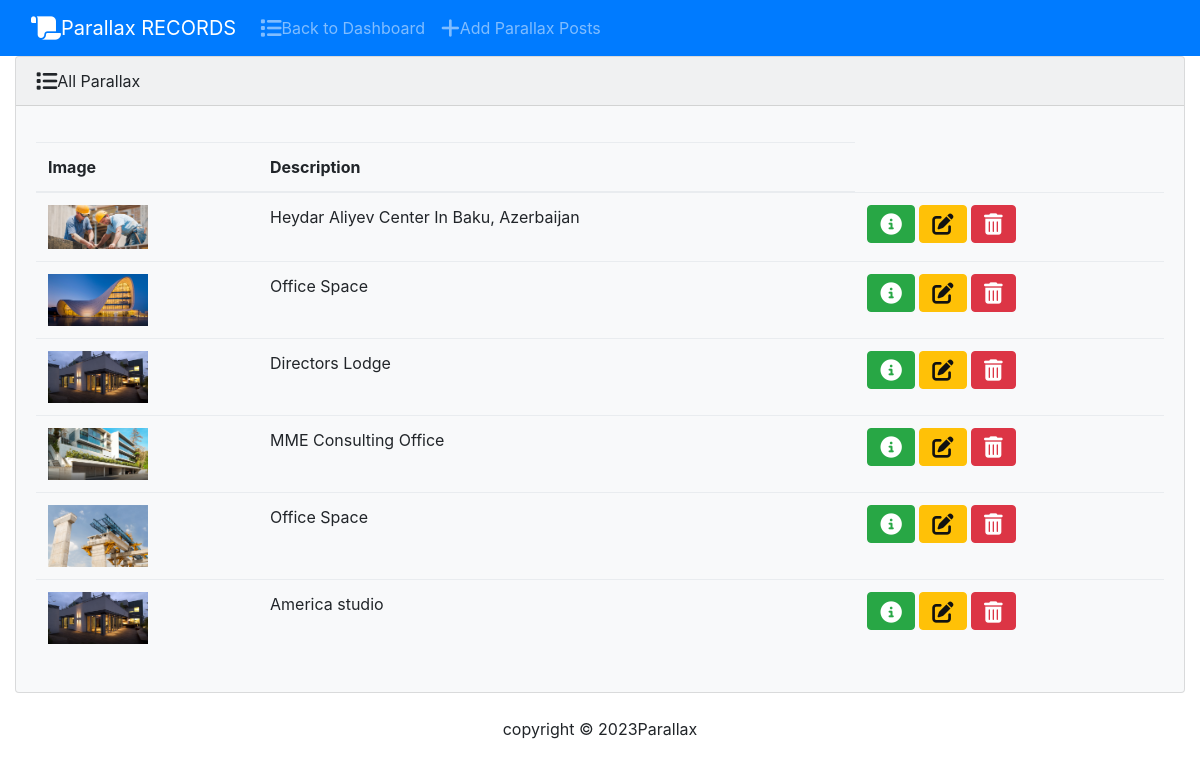
The app's page /parallax_list with its own data.
### smproject/models.py (models this page shows, shortened)
class Parallax(models.Model):
    work_image = models.ImageField(null=True, blank=True, upload_to="images/")
    desc_work = models.CharField(max_length=1000)

### smproject/views.py (the view)
# urls.py: path('parallax_list', ParallaxListView.as_view(), name='parallax_list'),
class ParallaxListView(ListView):
    context_object_name = 'parallaxs'
    model = models.Parallax
    template_name = 'parallax_list.html'

### smproject/templates/parallax_list.html (shortened to what this page needs)
{% load static %}
<!DOCTYPE html>
<html>
<head>
  <link rel="stylesheet" href="https://cdnjs.cloudflare.com/ajax/libs/font-awesome/6.2.0/css/all.min.css" />
  <link rel="stylesheet" type="text/css" href="{% static 'css/font-awesome.min.css' %}">
  <link rel="stylesheet" type="text/css" href="{% static 'css/fontawesome-6.2/font-awesome.min.css' %}">
  <link href="{% static 'css/bootstrap.min.css' %}" rel="stylesheet">
<body class="d-flex flex-column min-vh-100">
   <nav class="navbar navbar-expand-lg navbar-dark bg-primary">
    <div class="container-fluid">
      <a class="navbar-brand" href="{% url 'parallax_list' %}"><i class="fa-solid fa-scroll fa-lg"></i>Parallax RECORDS</a>
      <div class="collapse navbar-collapse" id="navbarColor01">
        <ul class="navbar-nav me-auto">
          <li class="nav-item">
            <a class="nav-link" href="{% url 'dashboard' %}"><i class="fa-solid fa-list fa-lg"></i>Back to Dashboard</a>
          </li>
          <li class="nav-item">
            <a class="nav-link" href="{% url 'create_parallax' %}"><i class="fa-solid fa-plus fa-lg"></i>Add Parallax Posts</a>
          </li>
        </ul>
      </div>
    </div>
  </nav>
        <div class="container-fluid">
            {% block body %}
            <div class="row">
              <div class="col-12">
                {% if parallaxs %}
                <div class="card bg-light ms-4 me-4 mb-4">
                  <div class="card-header"><i class="fa-solid fa-list fa-lg"></i>All Parallax</div>
                  <div class="card-body">
                    <p class="card-text">
                      <div class="table-responsive">
                        <table class="table table-hover">
                          <thead>
                            <tr>
                              <th scope="col">Image</th>
                              <th scope="col">Description</th>
                            </tr>
                          </thead>
                          <tbody>
                            <tr>
                             {% for parallax in parallaxs %}
                             <tr>
                              <td><img src="{{parallax.work_image.url}}" sizes="100px" width="100px"></td>
                              <td>{{parallax.desc_work}}</td>
                              <td>
                                <a class="btn btn-success me-1" href="{% url 'parallax_details' parallax.pk %}">
                                  <i class="fa-solid fa-circle-info fa-lg"></i>
                                </a>
                              <a class="btn btn-warning me-1" href="{% url 'update_parallax' parallax.id %}"><i class="fa-solid fa-pen-to-square fa-lg"></i></a>
                              <button type="button" class="btn btn-danger" data-bs-toggle="modal" data-bs-target="#delete{{parallax.pk}}"><i class="fa-solid fa-trash-can fa-lg"></i></button>
                             {% endfor %}
                            </tr>
                          </tbody>
                        </table>
                      </div>
                    </p>
                  </div>
                </div>
                {% else %}
                <h5 class="alert alert-primary ms-4 me-4">No Records</h5>
                {% endif %}
              </div>
            </div>
            {% endblock %}
        </div>
        <footer class="mt-auto mb-4">
          <div class="text-center">
            <span>
              copyright &copy; <script>document.write(new Date().getFullYear())</script>Parallax
            </span>
          </div>
        </footer>
</body>
</head>
</html>

### records on screen
Parallax: work_image (picture), desc_work "Heydar Aliyev Center In Baku, Azerbaijan"
Parallax: work_image (picture), desc_work "Office Space"
Parallax: work_image (picture), desc_work "Directors Lodge"
Parallax: work_image (picture), desc_work "MME Consulting Office"
Parallax: work_image (picture), desc_work "Office Space"
Parallax: work_image (picture), desc_work "America studio"
